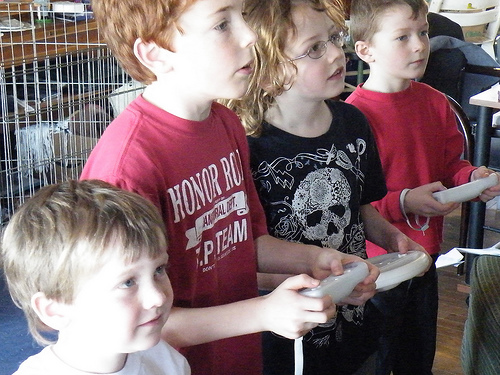
#> input picture official_viscot_gqa_10/images/2331819.jpg, 500 x 375 px, found by its file name
$ python color_tool.py
#> lines starting #> are read from the running program, lines starting #| are printed output that depends on the picture
from PIL import Image
from sklearn.cluster import KMeans
import numpy as np

def extract_dominant_color(image_path: str, bbox: list = None) -> list:
    """
    Extracts the dominant RGB color from an image or bounding box.
    Returns the [R, G, B] value.
    """
    image = Image.open(image_path).convert("RGB")
#> image is the input picture: PIL image 500x375 RGB; mean R, G, B 131.7, 111.3, 114.5

    if bbox is not None:
        xmin, ymin, xmax, ymax = bbox
        image = image.crop((xmin, ymin, xmax, ymax))

    img_array = np.array(image)
    pixels = img_array.reshape(-1, 3)

    # We use KMeans to find the most dominant cluster of pixels
    kmeans = KMeans(n_clusters=2, random_state=42, n_init=10)
    kmeans.fit(pixels)

    # Find the cluster with the most pixels
    labels = list(kmeans.labels_)
    dominant_cluster = max(set(labels), key=labels.count)
    dominant_rgb = kmeans.cluster_centers_[dominant_cluster]

    return [int(c) for c in dominant_rgb]

if __name__ == "__main__":
    img_path = "/data1/aminur/om/GRPO/official_viscot_gqa_10/images/2331819.jpg"
    print("\n[Sandbox-Color] Extracting dominant color from full image...")
    rgb = extract_dominant_color(img_path)
    print(f"   -> Dominant RGB: {rgb}")

    # Let's crop to a small area where the person is
    bbox = [214, 0, 433, 374]
    print(f"\n[Sandbox-Color] Extracting dominant color from bounding box {bbox}...")
    rgb_crop = extract_dominant_color(img_path, bbox=bbox)
#> in extract_dominant_color (call 2), `image = image.crop((xmin, ymin, xmax, ymax))`:
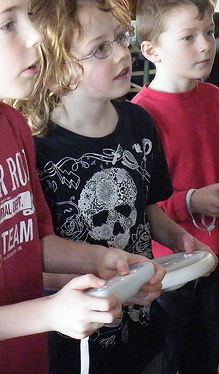
#> image: PIL image 219x374 RGB; mean R, G, B 114.9, 91.1, 94
    print(f"   -> Dominant RGB: {rgb_crop}")

$ run again, with official_viscot_gqa_10/images/2320386.jpg copied over official_viscot_gqa_10/images/2331819.jpg
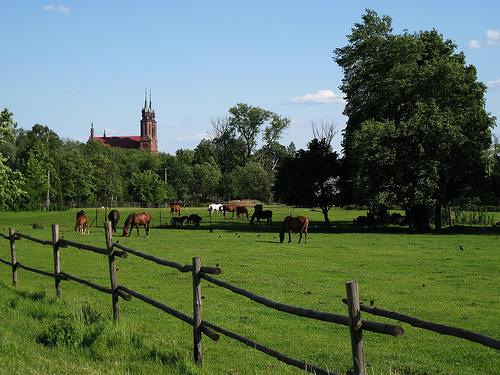
#> input picture official_viscot_gqa_10/images/2320386.jpg, 500 x 375 px, found by its file name
#> in extract_dominant_color, image is the input picture: PIL image 500x375 RGB; mean R, G, B 91.1, 112, 89.2
#> in extract_dominant_color (call 2), `image = image.crop((xmin, ymin, xmax, ymax))`:
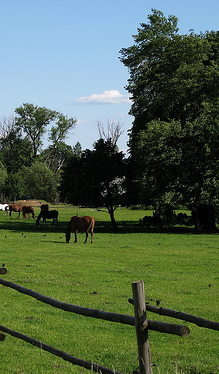
#> image: PIL image 219x374 RGB; mean R, G, B 83.9, 102.8, 80

$ run again, with official_viscot_gqa_10/images/2324496.jpg copied over official_viscot_gqa_10/images/2331819.jpg
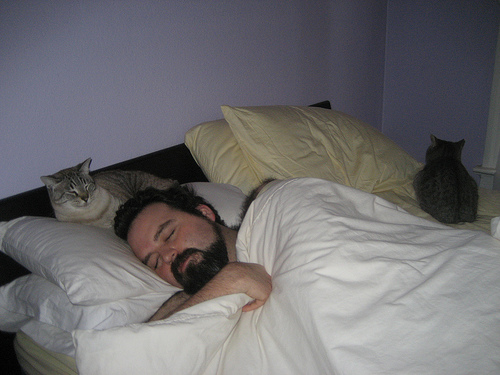
#> input picture official_viscot_gqa_10/images/2324496.jpg, 500 x 375 px, found by its file name
#> in extract_dominant_color, image is the input picture: PIL image 500x375 RGB; mean R, G, B 110.9, 109.3, 111.9
#> in extract_dominant_color (call 2), `image = image.crop((xmin, ymin, xmax, ymax))`:
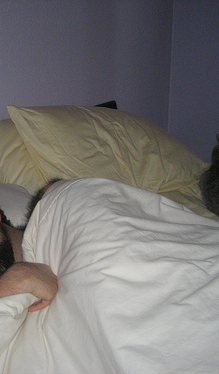
#> image: PIL image 219x374 RGB; mean R, G, B 123.1, 120.6, 119.6

$ run again, with official_viscot_gqa_10/images/2355018.jpg copied over official_viscot_gqa_10/images/2331819.jpg
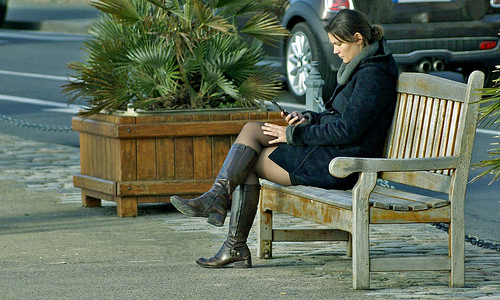
#> input picture official_viscot_gqa_10/images/2355018.jpg, 500 x 300 px, found by its file name
#> in extract_dominant_color, image is the input picture: PIL image 500x300 RGB; mean R, G, B 95.7, 107.1, 88.8
#> in extract_dominant_color (call 2), `image = image.crop((xmin, ymin, xmax, ymax))`:
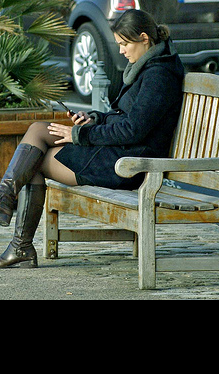
#> image: PIL image 219x374 RGB; mean R, G, B 72.6, 80.9, 68.2
